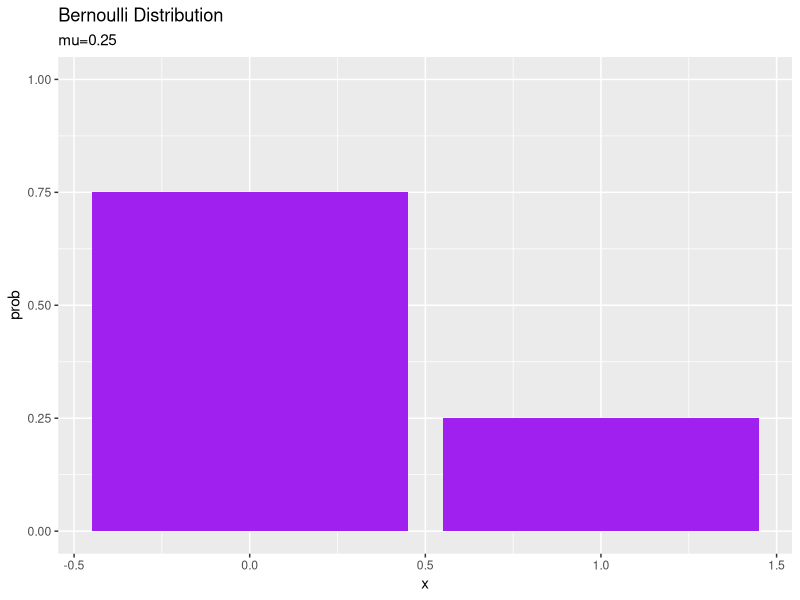
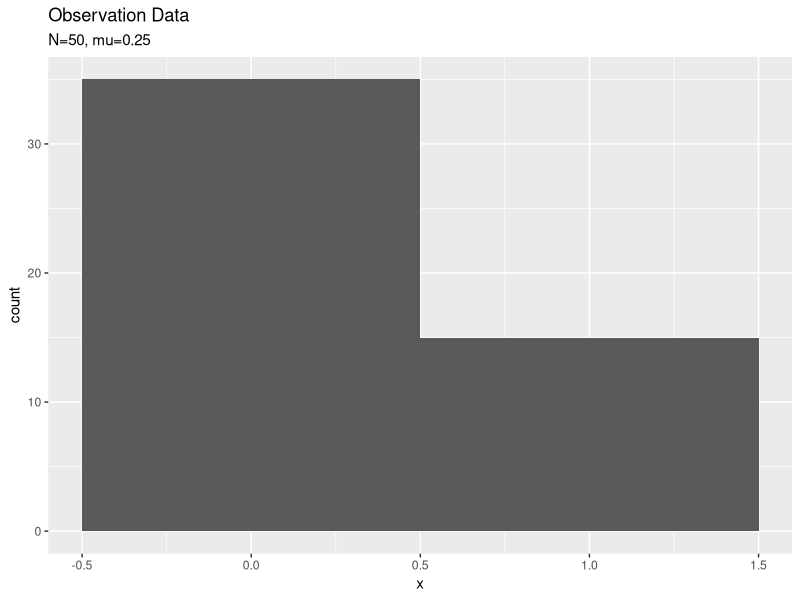
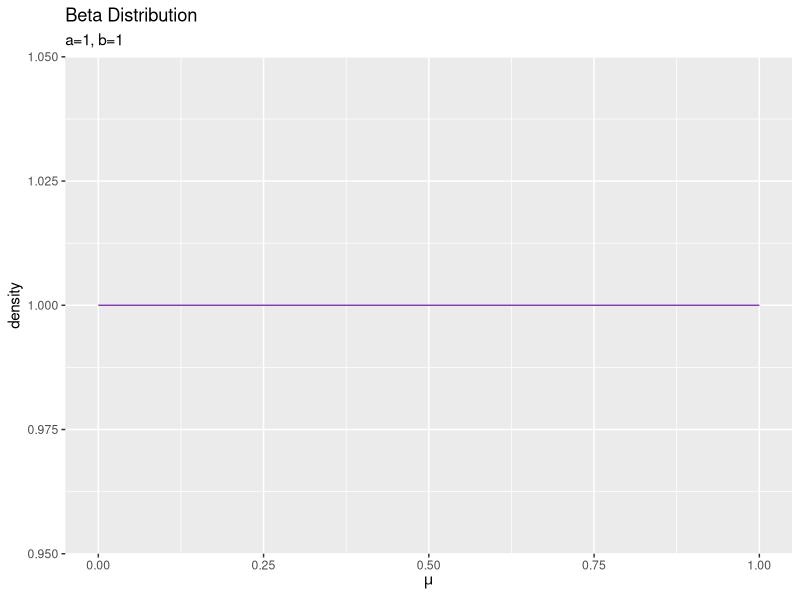
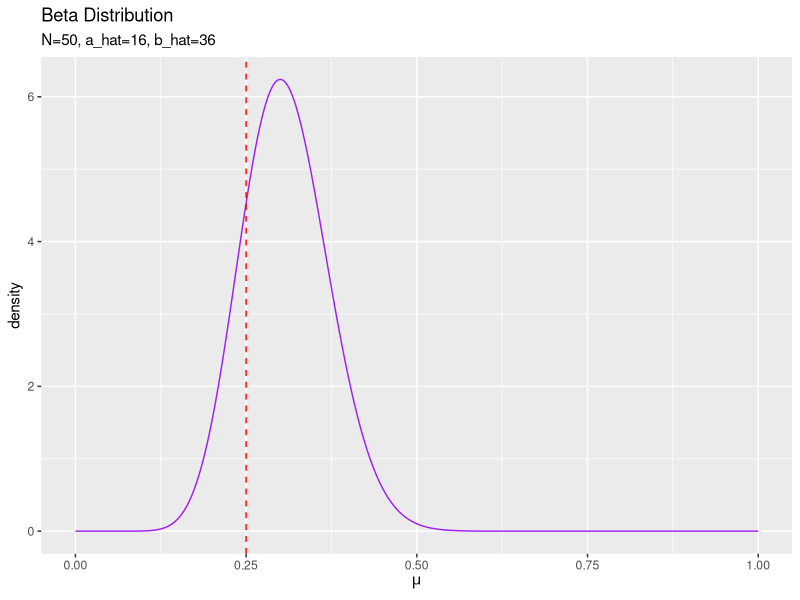
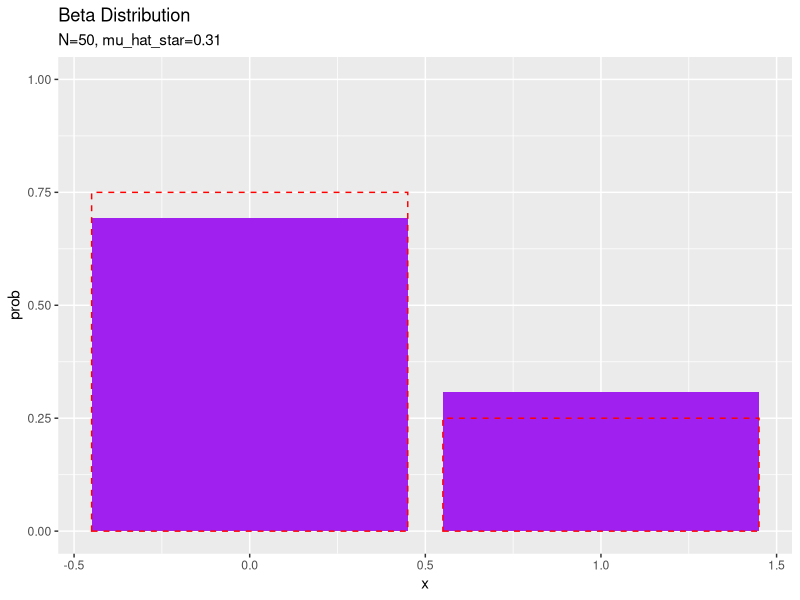

R code for these plots, in order:

# 3.2.1 ベルヌーイ分布の学習と予測 ----------------------------------------------------------------

# 3.2.1項で利用するパッケージ
library(tidyverse)


### 尤度の設定 -----

# 真のパラメータを指定
mu_truth <- 0.25

# 尤度(ベルヌーイ分布)を計算
model_df <- tibble(
  x = c(0, 1), # xがとり得る値
  prob = c(1 - mu_truth, mu_truth) # 対応する確率
  #prob = mu_truth^x * (1 - mu_truth)^(1 - x) # 確率
  #prob = dbinom(x = x, size = 1, prob = mu_truth) # 確率
)

# 尤度を作図
ggplot(model_df, aes(x = x, y = prob)) + 
  geom_bar(stat = "identity", position = "dodge", fill = "purple") + # 棒グラフ
  ylim(c(0, 1)) + # y軸の表示範囲
  labs(title = "Bernoulli Distribution", 
       subtitle = paste0("mu=", mu_truth))


### 観測データの生成 -----

# データ数を指定
N <- 50

# (観測)データを生成
x_n <- rbinom(n = N, size = 1, prob = mu_truth)

# 観測データを確認
table(x_n)

# 観測データのヒストグラムを作図
tibble(x = x_n) %>% 
  ggplot(aes(x = x)) + 
    geom_histogram(bins = 2) + # ヒストグラム
    labs(title = "Observation Data", 
         subtitle = paste0("N=", N, ", mu=", mu_truth))


### 事前分布の設定 -----

# 事前分布のパラメータを指定
a <- 1
b <- 1

# 事前分布(ベータ分布)を計算
prior_df <- tibble(
  mu = seq(0, 1, by = 0.001), # muがとり得る値
  ln_C_beta = lgamma(a + b) - lgamma(a) - lgamma(b), # 正規化項(対数)
  density = exp(ln_C_beta) * mu^(a - 1) * (1 - mu)^(b - 1) # 確率密度
  #density = dbeta(x = mu, shape1 = a, shape2 = b) # 確率密度
)

# 事前分布を作図
ggplot(prior_df, aes(x = mu, y = density)) + 
  geom_line(color = "purple") + # 折れ線グラフ
  labs(title = "Beta Distribution", 
       subtitle = paste0("a=", a, ", b=", b), 
       x = expression(mu))


### 事後分布の計算 -----

# 事後分布のパラメータを計算
a_hat <- sum(x_n) + a
b_hat <- N - sum(x_n) + b

# 事後分布(ベータ分布)を計算
posterior_df <- tibble(
  mu = seq(0, 1, by = 0.001), # 作図用の値
  ln_C_beta = lgamma(a_hat + b_hat) - lgamma(a_hat) - lgamma(b_hat), # 正規化項(対数)
  density = exp(ln_C_beta) * mu^(a_hat - 1) * (1 - mu)^(b_hat - 1) # 確率密度
  #density = dbeta(x = mu, shape1 = a_hat, shape2 = b_hat) # 確率密度
)

# 事後分布を作図
ggplot(posterior_df, aes(x = mu, y = density)) + 
  geom_line(color = "purple") + # 事後分布
  geom_vline(aes(xintercept = mu_truth), 
             color = "red", linetype = "dashed") + # 真のパラメータ
  labs(title = "Beta Distribution", 
       subtitle = paste0("N=", N, ", a_hat=", a_hat, ", b_hat=", b_hat), 
       x = expression(mu))


### 予測分布の計算 -----

# 予測分布のパラメータを計算
mu_hat_star <- a_hat / (a_hat + b_hat)
#mu_hat_star <- (sum(x_n) + a) / (N + a + b)

# 予測分布(ベルヌーイ分布)を計算
predict_df <- tibble(
  x = c(0, 1), # xがとり得る値
  prob = c(1 - mu_hat_star, mu_hat_star) # 対応する確率
  #prob = mu_hat_star^x * (1 - mu_hat_star)^(1 - x) # 確率
)

# 予測分布を作図
ggplot() + 
  geom_bar(data = predict_df, aes(x =x, y = prob), stat = "identity", position = "dodge", 
           fill = "purple") + # 予測分布
  geom_bar(data = model_df, aes(x = x, y = prob), stat = "identity", position = "dodge", 
           alpha = 0, color = "red", linetype = "dashed") + # 真の分布
  ylim(c(0, 1)) + # y軸の表示範囲
  labs(title = "Beta Distribution", 
       subtitle = paste0("N=", N, ", mu_hat_star=", round(mu_hat_star, 2)))


# ・アニメーション -----------------------------------------------------------------

# 利用するパッケージ
library(tidyverse)
library(gganimate)


### 推論処理 -----

# 真のパラメータを指定
mu_truth <- 0.25

# 事前分布のパラメータを指定
a <- 1
b <- 1

# 事前分布(ベータ分布)を計算
posterior_df <- tibble(
  mu = seq(0, 1, by = 0.001), # muがとり得る値
  density = dbeta(x = mu, shape1 = a, shape2 = b), # 確率密度
  label = as.factor(paste("N=", 0, ", a=", a, ", b", b)) # 試行回数とパラメータのラベル
)

# 初期値による予測分布のパラメーターを計算
mu_star <- a / (a + b)

# 初期値による予測分布(ベルヌーイ分布)を計算
predict_df <- tibble(
  x = c(0, 1), # xがとり得る値
  prob = c(1 - mu_star, mu_star), # 対応する確率
  label = as.factor(paste0("N=", 0, ", mu_hat_star=", round(mu_star, 2))) # 試行回数とパラメータのラベル
)


# データ数(試行回数)を指定
N <- 100

# 推論処理
x_n <- rep(0, N) # 受け皿を初期化
for(n in 1:N){
  
  # ベルヌーイ分布に従うデータを生成
  x_n[n] <- rbinom(n = 1, size = 1, prob = mu_truth)
  
  # 事後分布のパラメータを更新
  a <- x_n[n] + a
  b <- 1 - x_n[n] + b
  
  # 事後分布を計算
  tmp_posterior_df <- tibble(
    mu = seq(0, 1, by = 0.001), # muがとり得る値
    density = dbeta(x = mu, shape1 = a, shape2 = b), # 確率密度
    label = as.factor(paste0("N=", n, ", a_hat=", a, ", b_hat=", b)) # 試行回数とパラメータのラベル
  )
  
  # 予測分布のパラメーターを更新
  mu_star <- a / (a + b)
  
  # 予測分布を計算
  tmp_predict_df <- tibble(
    x = c(0, 1),  # xがとり得る値
    prob = c(1 - mu_star, mu_star), # 対応する確率
    label = as.factor(paste0("N=", n, ", mu_hat_star=", round(mu_star, 2))) # 試行回数とパラメータのラベル
  )
  
  # 推論結果を結合
  posterior_df <- rbind(posterior_df, tmp_posterior_df)
  predict_df <- rbind(predict_df, tmp_predict_df)
}

# 観測データを確認
table(x_n)


### 作図 -----

# 事後分布を作図
posterior_graph <- ggplot(posterior_df, aes(x = mu, y = density)) + 
  geom_line(color = "purple") +  # 事後分布
  geom_vline(aes(xintercept = mu_truth), 
             color = "red", linetype = "dashed") + # 真のパラメータ
  gganimate::transition_manual(label) + # フレーム
  labs(title = "Beta Distribution", 
       subtitle = "{current_frame}", 
       x = expression(mu))

# gif画像を出力
gganimate::animate(posterior_graph, nframes = (N + 1), fps = 10)


# Nフレーム分の真のモデルを格納したデータフレームを作成
label_vec <- unique(predict_df[["label"]]) # 各試行のラベルを抽出
model_df <- tibble()
for(n in 1:(N + 1)) {
  # n番目のフレーム用に計算
  tmp_df <- tibble(
    x = c(0, 1), 
    prob = c(1 - mu_truth, mu_truth), 
    label = label_vec[n]
  )
  
  # 結果を結合
  model_df <- rbind(model_df, tmp_df)
}

# 予測分布を作図
predict_graph <- ggplot() + 
  geom_bar(data = predict_df, aes(x = x, y = prob), stat = "identity", position = "dodge", 
           fill = "purple") + # 予測分布
  geom_bar(data = model_df, aes(x = x, y = prob), stat = "identity", position = "dodge", 
           alpha = 0, color = "red", linetype = "dashed") + # 真のモデル
  gganimate::transition_manual(label) + # フレーム
  labs(title = "Bernoulli Distribution", 
       subtitle = "{current_frame}")

# gif画像を出力
gganimate::animate(predict_graph, nframes = (N + 1), fps = 10)
